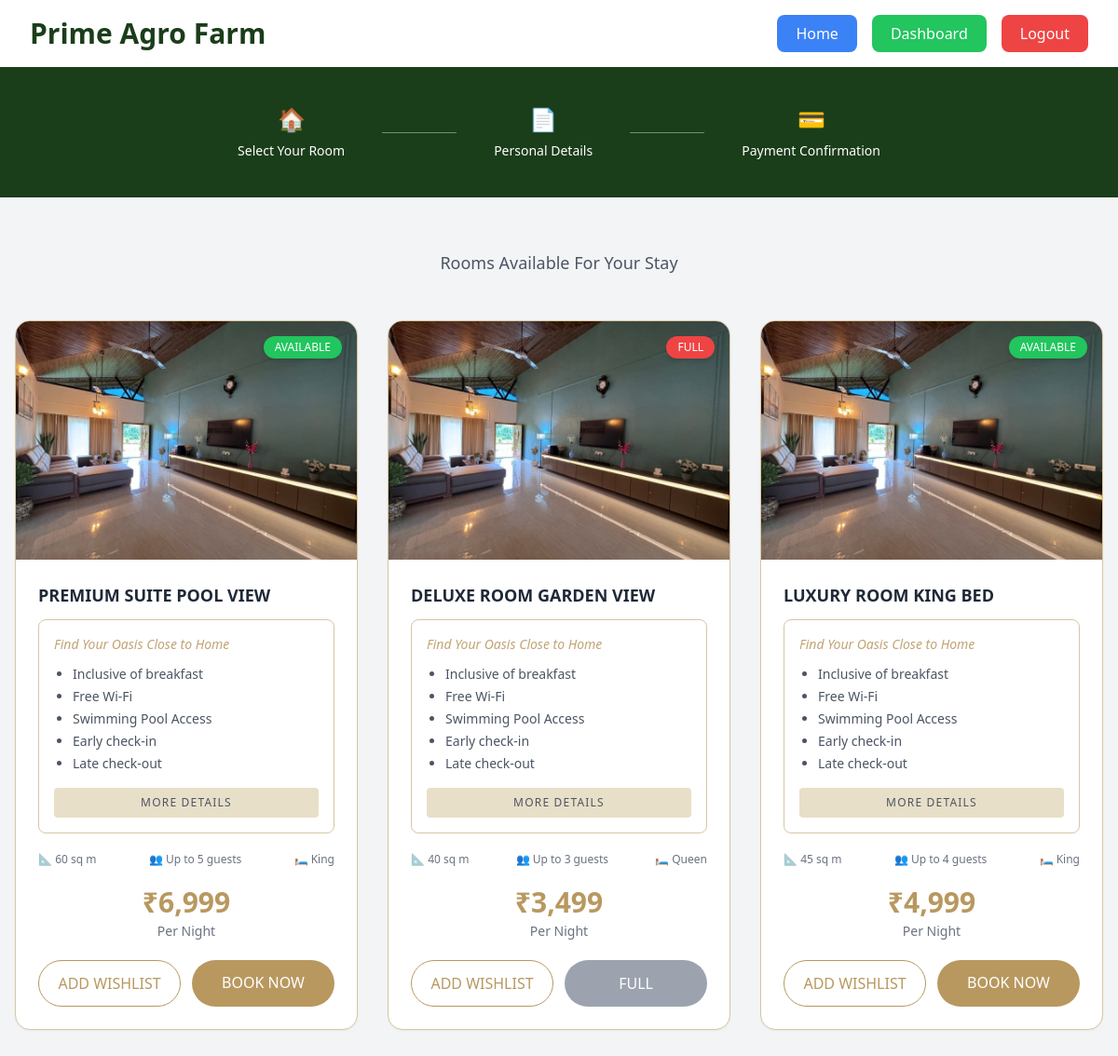
Page /Stay/booktostay.php (signed in) on the committed database.
### tables this page shows
CREATE TABLE `rooms` (
  `id` int(11) NOT NULL,
  `title` varchar(255) DEFAULT NULL,
  `image` varchar(255) DEFAULT NULL,
  `size` varchar(100) DEFAULT NULL,
  `guests` varchar(100) DEFAULT NULL,
  `bed` varchar(100) DEFAULT NULL,
  `price` int(11) DEFAULT NULL,
  `status` enum('available','full') DEFAULT 'available'
);

### Stay/booktostay.php (the view, shortened to what this page needs)
<?php
include "../config.php";
$query = "
SELECT *
FROM rooms
ORDER BY id DESC
";
$result = mysqli_query($conn, $query);
?>
<!DOCTYPE html>
<html lang="en">
<head>
<script src="https://cdn.tailwindcss.com"></script>
</head>
<body class="bg-gray-100 overflow-x-hidden">
<nav class="bg-white shadow-md">
    <div class="max-w-7xl mx-auto
                px-4 md:px-8 py-4
                flex items-center justify-between">
        <div>
            <h1 class="text-2xl md:text-3xl
                       font-bold text-[#1a3d1a]">
                Prime Agro Farm
            </h1>
        </div>
        <div class="flex items-center gap-2 md:gap-4">
            <a href="../index.php"
            class="bg-blue-500 hover:bg-blue-600
                   text-white
                   px-4 md:px-5
                   py-2 rounded-lg
                   text-sm md:text-base
                   transition">
                Home
            </a>
            <a href="../user/dashboard.php"
            class="bg-green-500 hover:bg-green-600
                   text-white
                   px-4 md:px-5
                   py-2 rounded-lg
                   text-sm md:text-base
                   transition">
                Dashboard
            </a>
            <a href="../user/logout.php"
            class="bg-red-500 hover:bg-red-600
                   text-white
                   px-4 md:px-5
                   py-2 rounded-lg
                   text-sm md:text-base
                   transition">
                Logout
            </a>
        </div>
    </div>
</nav>
<div class="bg-[#1a3d1a] text-white py-10 text-center relative">
    <div class="flex justify-center items-center gap-4 md:gap-10 text-xs md:text-sm flex-wrap">
        <div class="text-center">
            <div class="text-2xl mb-2">🏠</div>
            <p>Select Your Room</p>
        </div>
        <div class="w-10 md:w-20 h-[1px] bg-white/40"></div>
        <div class="text-center">
            <div class="text-2xl mb-2">📄</div>
            <p>Personal Details</p>
        </div>
        <div class="w-10 md:w-20 h-[1px] bg-white/40"></div>
        <div class="text-center">
            <div class="text-2xl mb-2">💳</div>
            <p>Payment Confirmation</p>
        </div>
    </div>
</div>
<div class="max-w-7xl mx-auto py-14 px-4">
    <h3 class="text-center text-gray-600 text-lg mb-12">
        Rooms Available For Your Stay
    </h3>
    <div class="grid grid-cols-1 md:grid-cols-2 lg:grid-cols-3 gap-8">
        <?php while($room = mysqli_fetch_assoc($result)): ?>
        <div class="bg-white border border-[#d6c7a3]
                    rounded-2xl overflow-hidden
                    shadow-sm hover:shadow-xl
                    transition duration-300">
            <div class="relative overflow-hidden">
                <img src="<?= $room['image'] ?>"
                     class="w-full h-64 object-cover
                            hover:scale-105 transition duration-700">
                <?php if($room['status'] == 'full'): ?>
                <div class="absolute top-4 right-4
                            bg-red-500 text-white text-xs
                            px-3 py-1 rounded-full shadow-md">
                    FULL
                </div>
                <?php else: ?>
                <div class="absolute top-4 right-4
                            bg-green-500 text-white text-xs
                            px-3 py-1 rounded-full shadow-md">
                    AVAILABLE
                </div>
                <?php endif; ?>
            </div>
            <div class="p-6">
                <h2 class="text-lg font-bold text-gray-800 mb-3 uppercase">
                    <?= $room['title'] ?>
                </h2>
                <div class="border border-[#d6c7a3]
                            p-4 rounded-lg text-sm
                            text-gray-600 mb-5">
                    <p class="italic mb-3 text-[#c2a373]">
                        Find Your Oasis Close to Home
                    </p>
                    <ul class="list-disc ml-5 space-y-1">
                        <li>Inclusive of breakfast</li>
                        <li>Free Wi-Fi</li>
                        <li>Swimming Pool Access</li>
                        <li>Early check-in</li>
                        <li>Late check-out</li>
                    </ul>
                    <div class="mt-4 bg-[#e8dfc8]
                                text-center py-2 rounded
                                text-xs tracking-widest
                                cursor-pointer hover:bg-[#d8c9a5]
                                transition">
                        MORE DETAILS
                    </div>
                </div>
                <div class="flex justify-between
                            text-xs text-gray-500 mb-5">
                    <span>
                        📐 <?= $room['size'] ?>
                    </span>
                    <span>
                        👥 <?= $room['guests'] ?>
                    </span>
                    <span>
                        🛏 <?= $room['bed'] ?>
                    </span>
                </div>
                <div class="text-center mb-5">
                    <p class="text-3xl font-bold text-[#b8985f]">
                        ₹<?= number_format($room['price']) ?>
                    </p>
                    <span class="text-sm text-gray-500">
                        Per Night
                    </span>
                </div>
                <div class="flex gap-3">
                    <a href="cart.php?add=<?= $room['id'] ?>"
                       class="w-1/2 text-center
                              border border-[#b8985f]
                              text-[#b8985f]
                              py-3 rounded-full
                              hover:bg-[#f3ead7]
                              transition">
                        ADD WISHLIST
                    </a>
                    <?php if($room['status'] == 'full'): ?>
                    <button disabled
                        class="w-1/2 bg-gray-400
                               text-white py-3
                               rounded-full
                               cursor-not-allowed">
                        FULL
                    </button>
                    <?php else: ?>
                    <a href="booking.php?room_id=<?= $room['id'] ?>"
                       class="w-1/2 text-center
                              bg-[#b8985f]
                              text-white py-3
                              rounded-full
                              hover:bg-[#a88850]
                              transition">
                        BOOK NOW
                    </a>
                    <?php endif; ?>
                </div>
            </div>
        </div>
        <?php endwhile; ?>
    </div>
</div>
</body>
</html>

### rows in the picture
rooms: image (picture), status "AVAILABLE", title "PREMIUM SUITE POOL VIEW", size "60 sq m", guests "Up to 5 guests", bed "King", price "6,999"
rooms: image (picture), status "FULL", title "DELUXE ROOM GARDEN VIEW", size "40 sq m", guests "Up to 3 guests", bed "Queen", price "3,499"
rooms: image (picture), status "AVAILABLE", title "LUXURY ROOM KING BED", size "45 sq m", guests "Up to 4 guests", bed "King", price "4,999"
